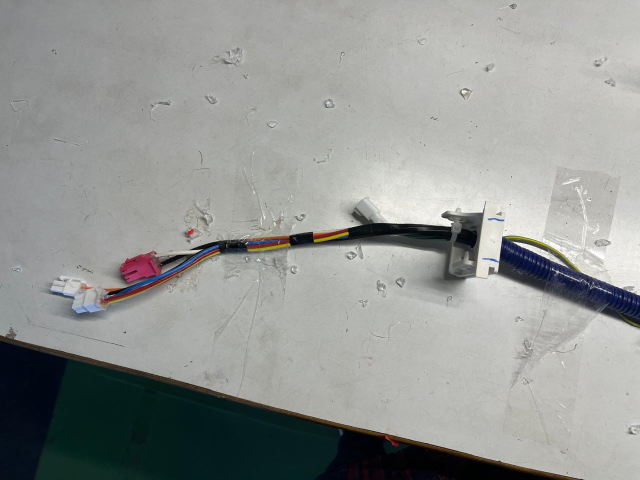
#> input picture 4.jpeg, 1280 x 960 px, found by its file name (shown at 1/2 size)
$ python test.py
#> lines starting #> are read from the running program, lines starting #| are printed output that depends on the picture; after the words box and inside, x2 and y2 are one past the last pixel; in counts of white or black regions, pixels touching at a corner belong together
import cv2
import numpy as np

# Load the image
image_path = r"C:\Users\shiva\Downloads\measure_object_size\4.jpeg"
image = cv2.imread(image_path)
#> image is the input picture: shape (960, 1280, 3); mean B, G, R 147.8, 150.4, 148

# Resize the image to make it easier to work with (optional)
image = cv2.resize(image, (800, 600))
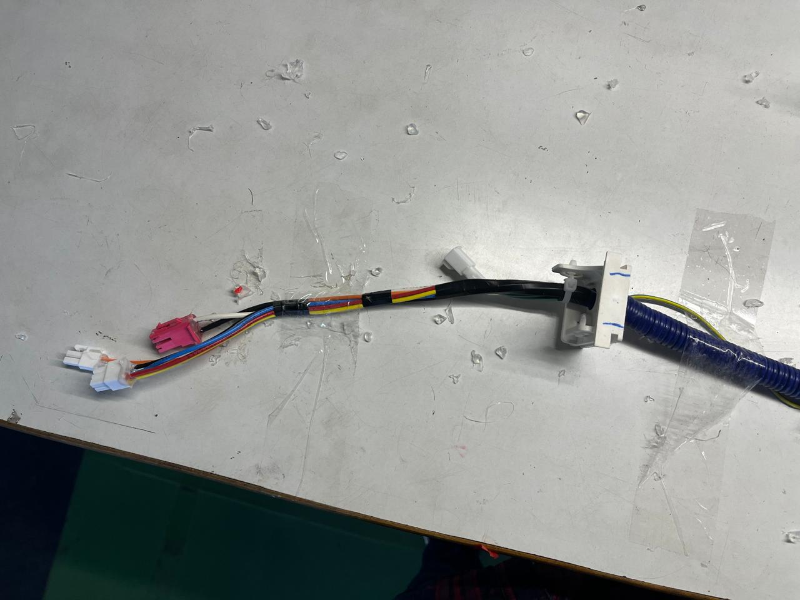
#> image: shape (600, 800, 3); mean B, G, R 147.7, 150.4, 147.9

# Convert the image to grayscale
gray = cv2.cvtColor(image, cv2.COLOR_BGR2GRAY)
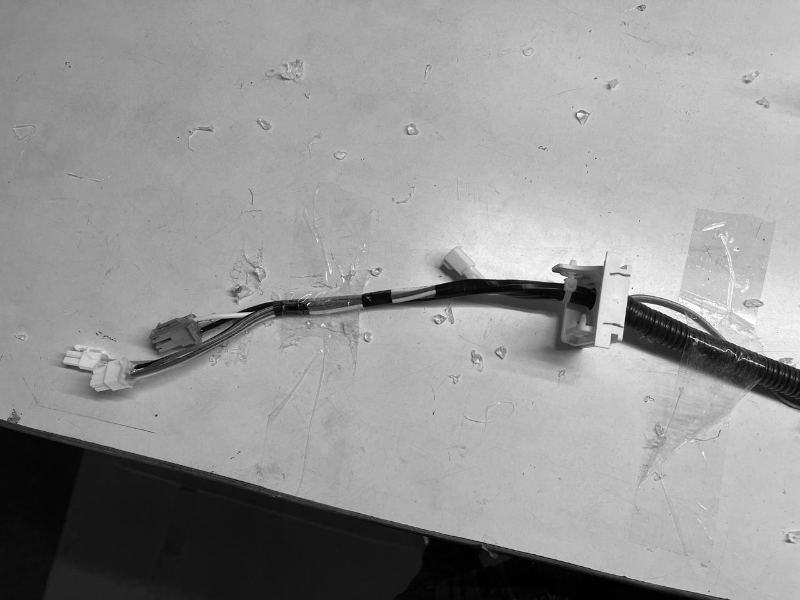
#> gray: shape (600, 800); min 0, max 255, mean 149.3

# Apply GaussianBlur to reduce noise
blurred = cv2.GaussianBlur(gray, (5, 5), 0)

# Use Canny edge detection to find edges
edges = cv2.Canny(blurred, 50, 150)
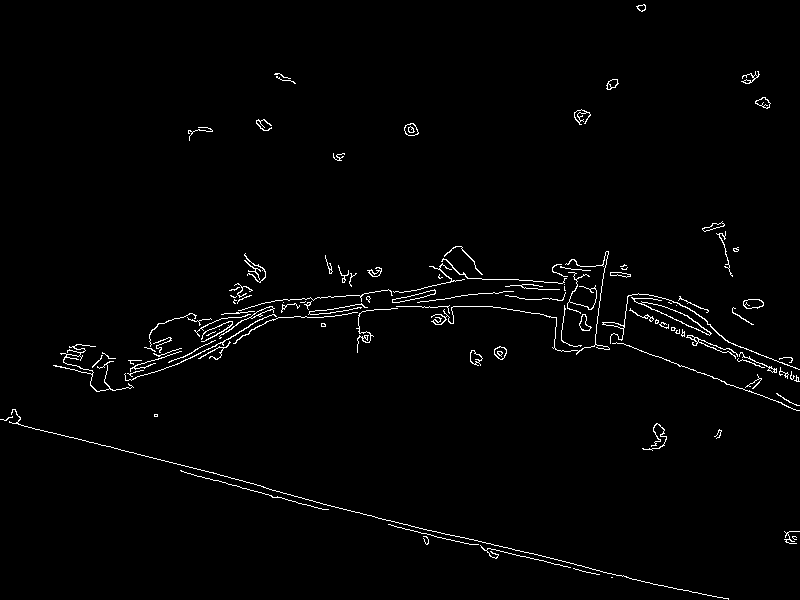
#> edges: shape (600, 800); 1.6% white in thin lines or dots

# Find contours from the edges
contours, _ = cv2.findContours(edges, cv2.RETR_EXTERNAL, cv2.CHAIN_APPROX_SIMPLE)
#> contours = 113 contours, 80 with area under 20; largest, box (x1, y1, x2, y2) and area: (631, 297, 712, 336) 464, (392, 289, 436, 303) 168, (743, 299, 764, 309) 150, (404, 123, 419, 136) 128, (602, 293, 800, 370) 120

# Iterate through each contour to find the clips on the wire
for contour in contours:
    # Get the bounding box for each contour
    x, y, w, h = cv2.boundingRect(contour)

    # Define a heuristic to filter out clips based on size
    if 20 < w < 100 and 20 < h < 100:  # You can adjust these values based on the image
        # Draw a rectangle around the detected clip
        cv2.rectangle(image, (x, y), (x + w, y + h), (0, 255, 0), 2)
#> this loop made 113 passes
#> (x, y, w, h) on passes 2, 3, 4, 5, 6, 7, 8, 9, 10, 11, 13, 14: (573, 568, 27, 7), (480, 545, 91, 23), (792, 536, 5, 4), (423, 536, 6, 9), (784, 531, 16, 13), (388, 524, 91, 21), (180, 470, 149, 40), (714, 429, 8, 10), (642, 423, 25, 28), (0, 416, 13, 5), (9, 409, 720, 191), (776, 393, 24, 13)
#> (contour, x, y, w, h) on passes 1, 12: ([[611, 577], [612, 577]], 611, 577, 2, 1), ([[154, 414], [154, 416], [157, 416], [157, 414]], 154, 414, 4, 3)
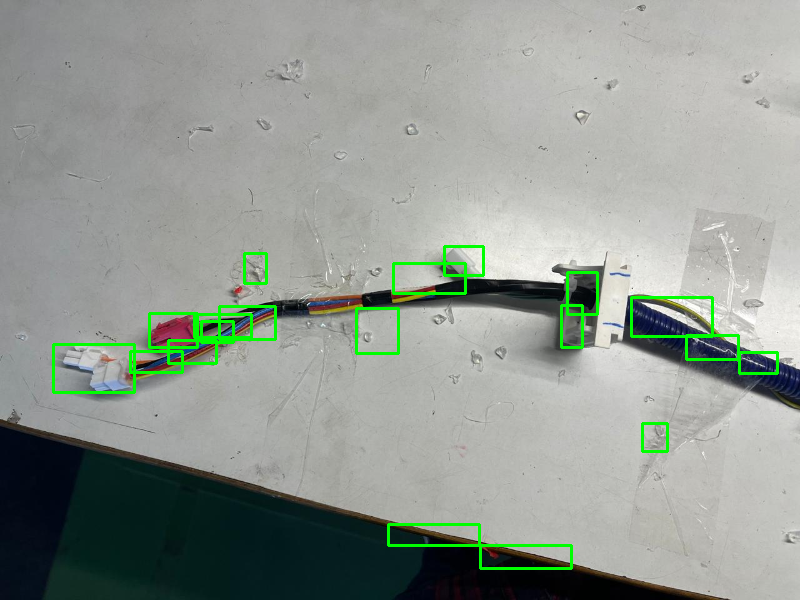
#> image: shape (600, 800, 3); 1.86% of pixels changed, all inside (x1, y1, x2, y2) = (52, 245, 779, 570)

# Show the result
cv2.imshow("Clips Detected", image)

# Wait for a key press and close the windows
cv2.waitKey(0)
cv2.destroyAllWindows()

$ run again, with 1.jpeg copied over 4.jpeg
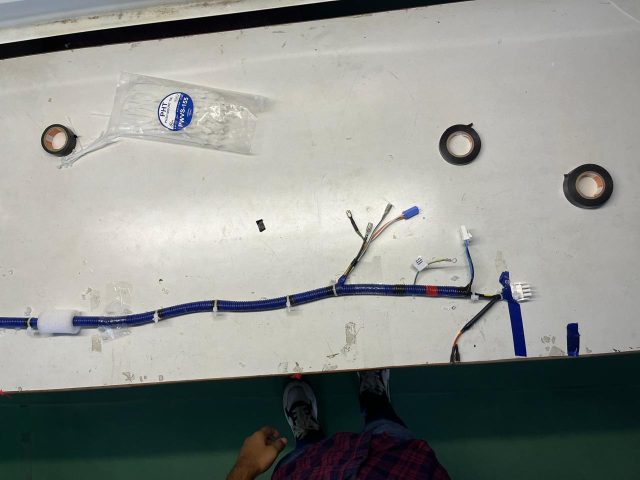
#> input picture 1.jpeg, 1280 x 960 px, found by its file name (shown at 1/2 size)
#> image is the input picture: shape (960, 1280, 3); mean B, G, R 140.4, 144.9, 142
#> `edges = cv2.Canny(blurred, 50, 150)`:
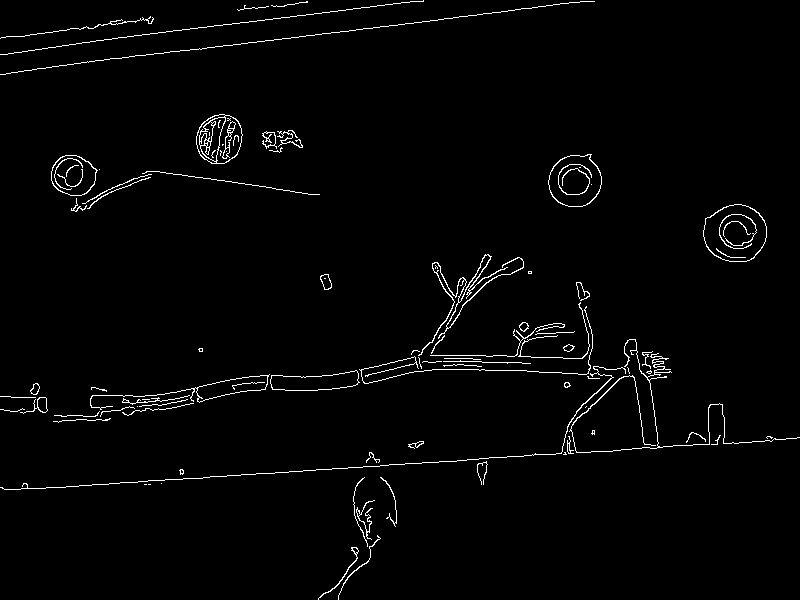
#> edges: shape (600, 800); 1.9% white in thin lines or dots
#> contours = 77 contours, 52 with area under 20; largest, box (x1, y1, x2, y2) and area: (703, 204, 767, 262) 2838, (548, 154, 602, 207) 2163, (196, 114, 243, 164) 1776, (51, 155, 98, 196) 1415, (270, 370, 360, 391) 1212
#> the loop `for contour in contours:` made 77 passes
#> (x, y, w, h) on passes 1, 2, 3, 6, 7, 8, 9, 10: (318, 547, 41, 53), (338, 535, 43, 65), (356, 500, 19, 40), (161, 483, 1, 1), (380, 477, 17, 50), (353, 477, 15, 70), (179, 469, 5, 6), (477, 461, 11, 24)
#> after the loop `for contour in contours:`:
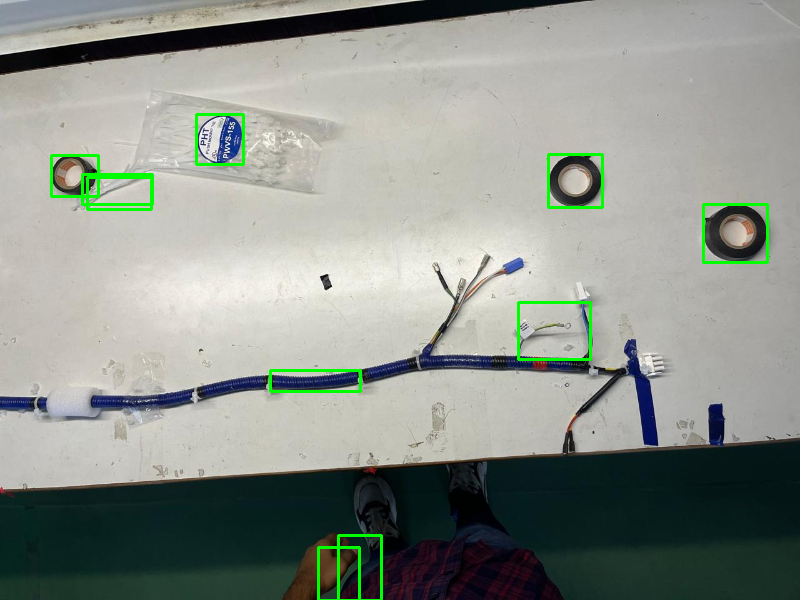
#> image: shape (600, 800, 3); mean B, G, R 138.6, 146.2, 140.1

$ run again, with 2.jpeg copied over 4.jpeg
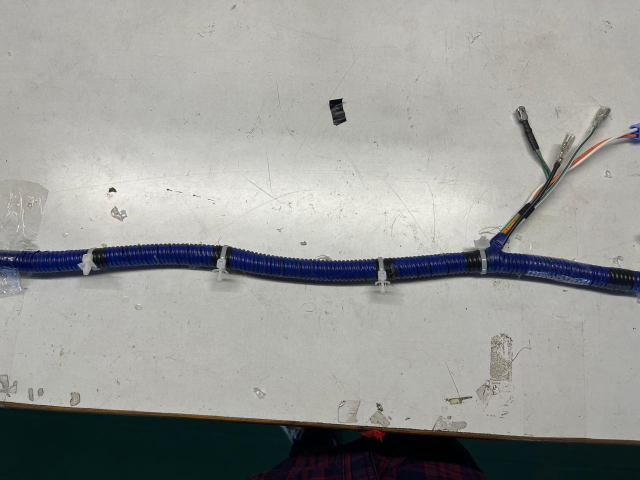
#> input picture 2.jpeg, 1280 x 960 px, found by its file name (shown at 1/2 size)
#> image is the input picture: shape (960, 1280, 3); mean B, G, R 151.7, 154.5, 153.3
#> `edges = cv2.Canny(blurred, 50, 150)`:
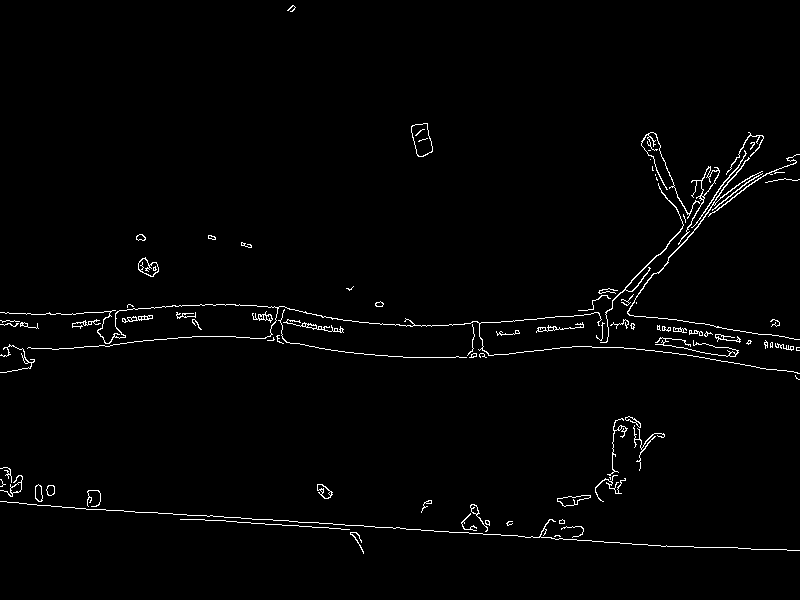
#> edges: shape (600, 800); 1.6% white in thin lines or dots
#> contours = 89 contours, 54 with area under 20; largest, box (x1, y1, x2, y2) and area: (411, 123, 433, 157) 501, (678, 166, 720, 245) 300, (138, 257, 159, 277) 236, (557, 495, 591, 507) 186, (627, 157, 800, 340) 140
#> the loop `for contour in contours:` made 89 passes
#> (x, y, w, h) on passes 1 to 8: (554, 535, 7, 2), (350, 532, 14, 22), (561, 526, 23, 12), (506, 521, 7, 5), (485, 520, 5, 6), (559, 519, 6, 5), (180, 519, 170, 11), (461, 513, 16, 18)
#> after the loop `for contour in contours:`:
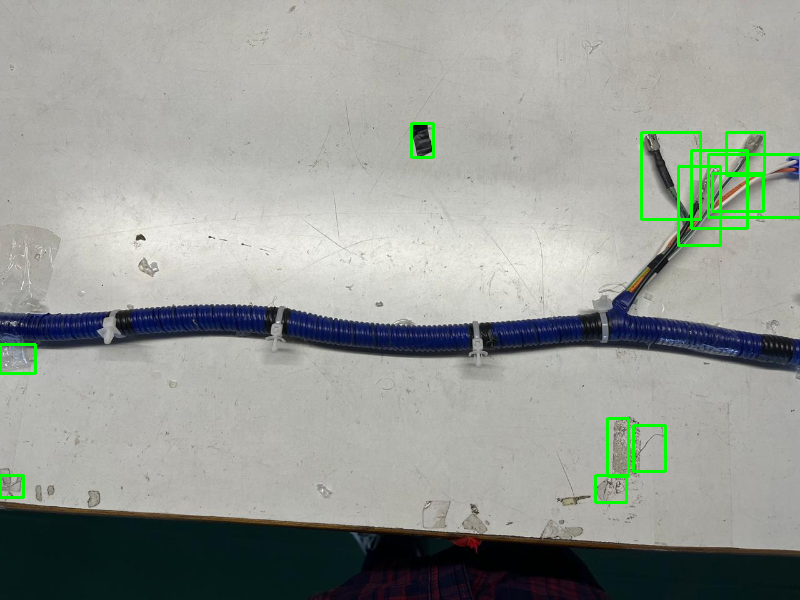
#> image: shape (600, 800, 3); mean B, G, R 149.7, 155.6, 151.1

$ run again, with 3.jpeg copied over 4.jpeg
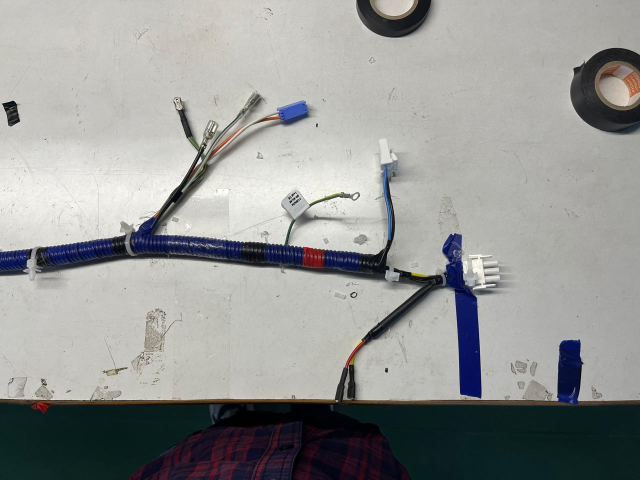
#> input picture 3.jpeg, 1280 x 960 px, found by its file name (shown at 1/2 size)
#> image is the input picture: shape (960, 1280, 3); mean B, G, R 148.9, 150.9, 149.5
#> `edges = cv2.Canny(blurred, 50, 150)`:
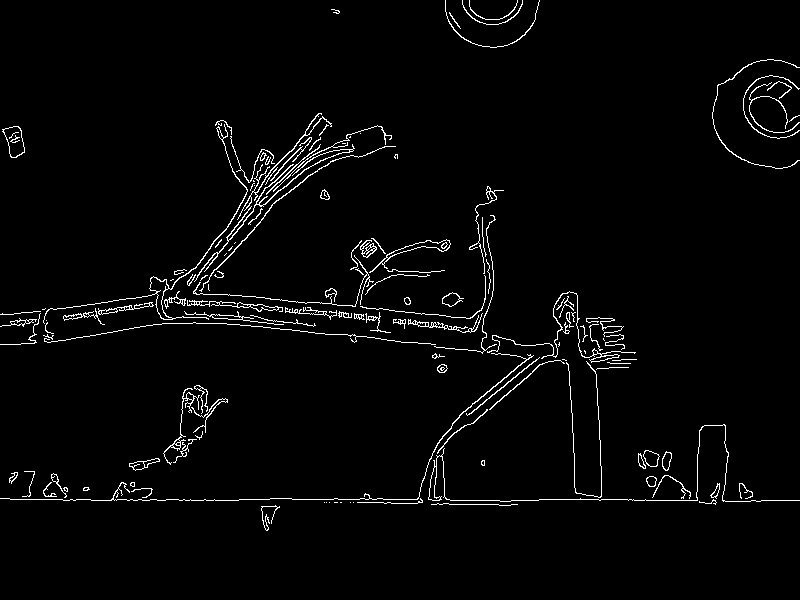
#> edges: shape (600, 800); 2.6% white in thin lines or dots, all inside (x1, y1, x2, y2) = (0, 0, 800, 531)
#> contours = 138 contours, 82 with area under 20; largest, box (x1, y1, x2, y2) and area: (43, 124, 248, 324) 505, (2, 126, 25, 158) 444, (369, 239, 451, 273) 379, (194, 144, 355, 282) 196, (428, 424, 800, 502) 187
#> the loop `for contour in contours:` made 138 passes
#> (x, y, w, h) on passes 1, 2, 3, 4, 7, 8, 9, 10: (261, 505, 19, 26), (431, 503, 87, 3), (353, 502, 1, 1), (350, 502, 1, 1), (329, 502, 1, 1), (326, 502, 1, 1), (324, 502, 1, 1), (699, 499, 18, 6)
#> after the loop `for contour in contours:`:
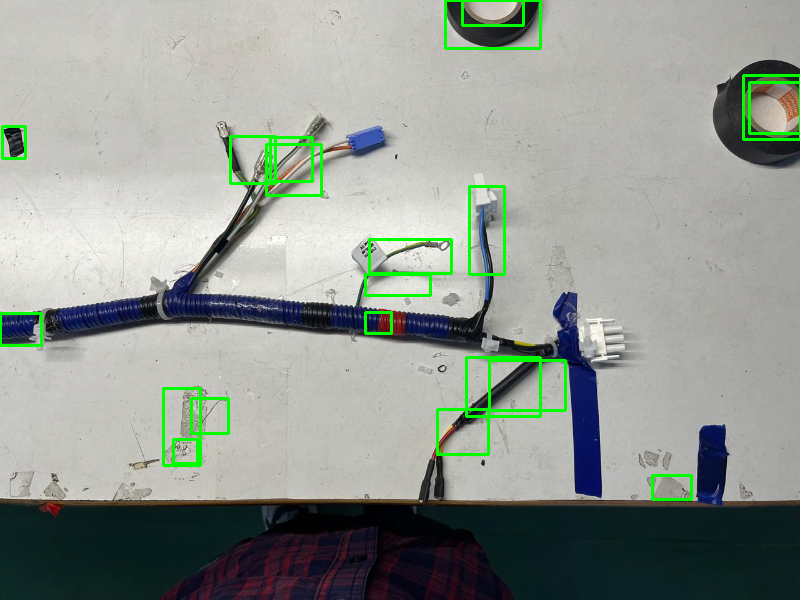
#> image: shape (600, 800, 3); mean B, G, R 145.7, 153.1, 146.2
